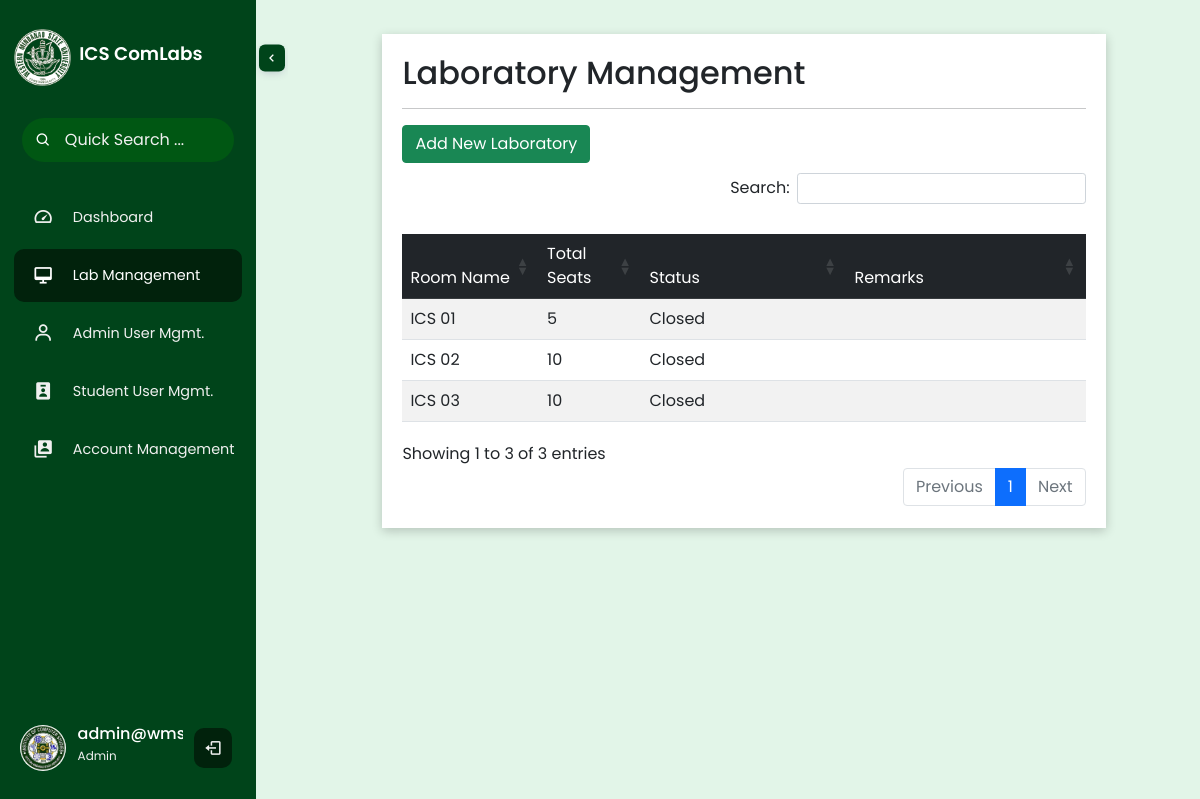
/admin-lab.php (signed in), run on the app's committed database.
### tables this page shows
CREATE TABLE `laboratory` (
  `id` int(11) NOT NULL,
  `name` varchar(50) NOT NULL,
  `total_seats` int(11) NOT NULL,
  `remarks` varchar(300) NOT NULL,
  `time_open` time NOT NULL,
  `time_close` time NOT NULL,
  `status` varchar(15) NOT NULL
);

### admin-lab.php (the view, shortened to what this page needs)
<!DOCTYPE html>
<html lang="en">
    <head>
        <?php
            include "static/include/head.php";
            include "static/include/table-plugin.php";
        ?>
        <link href="static/assets/css/list.css" rel="stylesheet">
    </head>
    <body>
        <?php
            include "static/include/navbar.php";
        ?>
        <div class="p-1 my-container active-cont">
            <div class="center-container">
                <h2>Laboratory Management</h2>
                <hr>
                <div class='add-btn-container'>
                    <button class='btn btn-success open-modal'>Add New Laboratory</button>
                </div>
                <table id='lab-table' class='table table-striped table-hover' style='width:100%; margin-top:30px !important;'>
                    <thead class='table-dark'>
                        <tr>
                            <td style='width:20%;'>
                                Room Name
                            </td>
                            <td style='width:10%;'>
                                Total Seats
                            </td>
                            <td style='width:30%;'>
                                Status
                            </td>
                            <td style='width:35%;'>
                                Remarks
                            </td>
                        </tr>
                    </thead>
                    <tbody>
                        <?php
                            $labs = mysqli_query($link,"SELECT * FROM laboratory");
                            if ($labs->num_rows > 0) {
                                while($lab=mysqli_fetch_array($labs)):
                        ?>
                        <tr class='datatable-row' name='<?php echo $lab['id']; ?>'>
                            <td style='width:20%;'>
                            <?php echo $lab['name']; ?>
                            </td>
                            <td style='width:15%;'>
                                <?php echo $lab['total_seats']; ?>
                            </td>
                            <td style='width:30%;'>
                            <?php
                                $time = date('H:i:s');
                                if($lab['time_open'] < $time || $lab['time_close'] > $time){
                                    echo 'Closed';
                                }
                                else{
                                    echo 'Open';
                                }
                            ?>
                            </td>
                            <td style='width:35%; position:relative !important;'>
                            </td>
                        </tr>
                        <?php
                                endwhile;
                            }
                        ?>
                    </tbody>
                </table>
            </div>
        </div>
    </body>
</html>

### static/assets/css/main.css (style rules this page uses)
html { height:100%; }
body { font-family: "Poppins", sans-serif; overflow:auto; background-color: #e2f5e8; min-height: 100vh; display: flex; position: relative; table-layout: fixed; overflow:auto; }
.my-container { width:100%; }
.center-container { background-color:white; margin:auto; width:80%; padding:20px; margin-top:30px; box-shadow: 0 3px 10px rgb(0 0 0 / 0.2); }

### static/assets/css/navbar.css (style rules this page uses)
*, *::before, *::after { padding: 0; margin: 0; box-sizing: border-box; }
:root { --main-color: #00441a; --main-color-dark: #01220c; --main-color-light: #005713; --text-color: #f0f0f0; }

### static/assets/css/list.css (style rules this page uses)
.add-btn-container { margin:10px 0px 10px 0px; }
tr { cursor: pointer; }

### data on the page
laboratory: name "ICS 01", total_seats "5", time_open "Closed"
laboratory: name "ICS 02", total_seats "10", time_open "Closed"
laboratory: name "ICS 03", total_seats "10", time_open "Closed"
